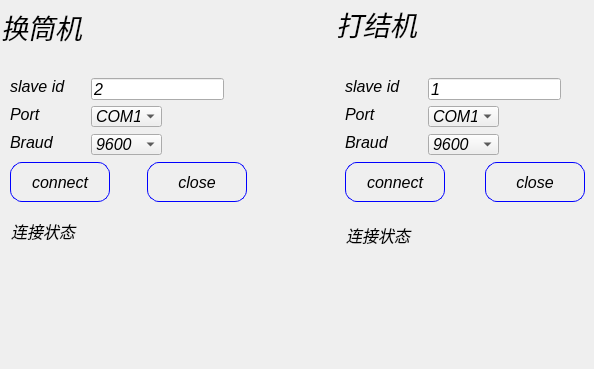
<?xml version="1.0" encoding="UTF-8"?>
<ui version="4.0">
 <class>Dialog_Modbus_Rtu</class>
 <widget class="QDialog" name="Dialog_Modbus_Rtu">
  <property name="enabled">
   <bool>true</bool>
  </property>
  <property name="geometry">
   <rect>
    <x>0</x>
    <y>0</y>
    <width>594</width>
    <height>369</height>
   </rect>
  </property>
  <property name="windowTitle">
   <string>Dialog</string>
  </property>
  <property name="styleSheet">
   <string notr="true">QDialog{   border-image: url(:/z/back3.jpg)}</string>
  </property>
  <widget class="QWidget" name="widget_2" native="true">
   <property name="geometry">
    <rect>
     <x>1</x>
     <y>-74</y>
     <width>251</width>
     <height>341</height>
    </rect>
   </property>
   <widget class="QPushButton" name="btn_close_rtu">
    <property name="geometry">
     <rect>
      <x>146</x>
      <y>236</y>
      <width>100</width>
      <height>40</height>
     </rect>
    </property>
    <property name="font">
     <font>
      <family>Arial</family>
      <pointsize>12</pointsize>
      <italic>true</italic>
     </font>
    </property>
    <property name="styleSheet">
     <string notr="true">QPushButton{
 background:transparent;
 color: rgb(0, 0, 0);
 border-style:outset;
 border:1px solid blue;
 border-radius:12px
}

QPushButton:hover{
 background-color: rgb(45, 104, 125);
 border-style: inset;
}

QPushButton:checked{ 
 background-color: rgb(6, 99, 130);
 color: blue;
}</string>
    </property>
    <property name="text">
     <string>close</string>
    </property>
   </widget>
   <widget class="QPushButton" name="btn_connect_rtu">
    <property name="geometry">
     <rect>
      <x>9</x>
      <y>236</y>
      <width>100</width>
      <height>40</height>
     </rect>
    </property>
    <property name="font">
     <font>
      <family>Arial</family>
      <pointsize>12</pointsize>
      <italic>true</italic>
     </font>
    </property>
    <property name="styleSheet">
     <string notr="true">QPushButton{
 background:transparent;
 color: rgb(0, 0, 0);
 border-style:outset;
 border:1px solid blue;
 border-radius:12px
}

QPushButton:hover{
 background-color: rgb(45, 104, 125);
 border-style: inset;
}

QPushButton:checked{ 
 background-color: rgb(6, 99, 130);
 color: blue;
}</string>
    </property>
    <property name="text">
     <string>connect</string>
    </property>
   </widget>
   <widget class="QLabel" name="label_braud_rtu">
    <property name="geometry">
     <rect>
      <x>9</x>
      <y>208</y>
      <width>51</width>
      <height>16</height>
     </rect>
    </property>
    <property name="font">
     <font>
      <family>Arial</family>
      <pointsize>12</pointsize>
      <italic>true</italic>
     </font>
    </property>
    <property name="styleSheet">
     <string notr="true">color: rgb(0, 0, 0);</string>
    </property>
    <property name="text">
     <string>Braud</string>
    </property>
   </widget>
   <widget class="QComboBox" name="comboBox_braudrate">
    <property name="geometry">
     <rect>
      <x>90</x>
      <y>208</y>
      <width>71</width>
      <height>21</height>
     </rect>
    </property>
    <property name="font">
     <font>
      <family>Arial</family>
      <pointsize>12</pointsize>
      <italic>true</italic>
     </font>
    </property>
    <item>
     <property name="text">
      <string>9600</string>
     </property>
    </item>
    <item>
     <property name="text">
      <string>115200</string>
     </property>
    </item>
    <item>
     <property name="text">
      <string>57600</string>
     </property>
    </item>
    <item>
     <property name="text">
      <string>38400</string>
     </property>
    </item>
    <item>
     <property name="text">
      <string>19200</string>
     </property>
    </item>
    <item>
     <property name="text">
      <string>4800</string>
     </property>
    </item>
    <item>
     <property name="text">
      <string>2400</string>
     </property>
    </item>
    <item>
     <property name="text">
      <string>1200</string>
     </property>
    </item>
    <item>
     <property name="text">
      <string/>
     </property>
    </item>
   </widget>
   <widget class="QLabel" name="label_portname">
    <property name="geometry">
     <rect>
      <x>9</x>
      <y>180</y>
      <width>41</width>
      <height>16</height>
     </rect>
    </property>
    <property name="font">
     <font>
      <family>Arial</family>
      <pointsize>12</pointsize>
      <italic>true</italic>
     </font>
    </property>
    <property name="styleSheet">
     <string notr="true">color: rgb(0, 0, 0);</string>
    </property>
    <property name="text">
     <string>Port</string>
    </property>
   </widget>
   <widget class="QComboBox" name="comboBox_portname">
    <property name="geometry">
     <rect>
      <x>90</x>
      <y>180</y>
      <width>71</width>
      <height>21</height>
     </rect>
    </property>
    <property name="font">
     <font>
      <family>Arial</family>
      <pointsize>12</pointsize>
      <italic>true</italic>
     </font>
    </property>
    <item>
     <property name="text">
      <string>COM1</string>
     </property>
    </item>
    <item>
     <property name="text">
      <string>COM2</string>
     </property>
    </item>
    <item>
     <property name="text">
      <string>COM3</string>
     </property>
    </item>
    <item>
     <property name="text">
      <string>COM4</string>
     </property>
    </item>
    <item>
     <property name="text">
      <string>COM5</string>
     </property>
    </item>
    <item>
     <property name="text">
      <string>COM6</string>
     </property>
    </item>
    <item>
     <property name="text">
      <string>COM7</string>
     </property>
    </item>
    <item>
     <property name="text">
      <string>COM8</string>
     </property>
    </item>
   </widget>
   <widget class="QLabel" name="label_status_rtu">
    <property name="geometry">
     <rect>
      <x>95</x>
      <y>292</y>
      <width>50</width>
      <height>30</height>
     </rect>
    </property>
    <property name="font">
     <font>
      <family>Arial</family>
      <pointsize>16</pointsize>
      <italic>true</italic>
     </font>
    </property>
    <property name="styleSheet">
     <string notr="true">color: rgb(85, 255, 0);</string>
    </property>
    <property name="text">
     <string/>
    </property>
    <property name="pixmap">
     <pixmap resource="../qrc/tupian/zz.qrc">:/z/link.png</pixmap>
    </property>
    <property name="scaledContents">
     <bool>true</bool>
    </property>
   </widget>
   <widget class="QLabel" name="label">
    <property name="geometry">
     <rect>
      <x>9</x>
      <y>152</y>
      <width>61</width>
      <height>16</height>
     </rect>
    </property>
    <property name="font">
     <font>
      <family>Arial</family>
      <pointsize>12</pointsize>
      <italic>true</italic>
     </font>
    </property>
    <property name="styleSheet">
     <string notr="true">color: rgb(0, 0, 0);</string>
    </property>
    <property name="text">
     <string>slave id</string>
    </property>
   </widget>
   <widget class="QLineEdit" name="lineEdit_sklave_id_Rtu">
    <property name="geometry">
     <rect>
      <x>90</x>
      <y>152</y>
      <width>133</width>
      <height>22</height>
     </rect>
    </property>
    <property name="font">
     <font>
      <family>Arial</family>
      <pointsize>12</pointsize>
      <italic>true</italic>
     </font>
    </property>
    <property name="text">
     <string>2</string>
    </property>
   </widget>
   <widget class="QLabel" name="label_3">
    <property name="geometry">
     <rect>
      <x>0</x>
      <y>80</y>
      <width>91</width>
      <height>41</height>
     </rect>
    </property>
    <property name="font">
     <font>
      <family>Arial</family>
      <pointsize>20</pointsize>
      <italic>true</italic>
     </font>
    </property>
    <property name="styleSheet">
     <string notr="true">color: rgb(0, 0, 0);</string>
    </property>
    <property name="text">
     <string>换筒机</string>
    </property>
   </widget>
   <widget class="QLabel" name="label_5">
    <property name="geometry">
     <rect>
      <x>10</x>
      <y>294</y>
      <width>71</width>
      <height>21</height>
     </rect>
    </property>
    <property name="font">
     <font>
      <family>Arial</family>
      <pointsize>12</pointsize>
      <italic>true</italic>
     </font>
    </property>
    <property name="text">
     <string>连接状态</string>
    </property>
   </widget>
  </widget>
  <widget class="QWidget" name="widget_3" native="true">
   <property name="geometry">
    <rect>
     <x>336</x>
     <y>-74</y>
     <width>251</width>
     <height>341</height>
    </rect>
   </property>
   <widget class="QPushButton" name="btn_close_rtu_2">
    <property name="geometry">
     <rect>
      <x>149</x>
      <y>236</y>
      <width>100</width>
      <height>40</height>
     </rect>
    </property>
    <property name="font">
     <font>
      <family>Arial</family>
      <pointsize>12</pointsize>
      <italic>true</italic>
     </font>
    </property>
    <property name="styleSheet">
     <string notr="true">QPushButton{
 background:transparent;
 color: rgb(0, 0, 0);
 border-style:outset;
 border:1px solid blue;
 border-radius:12px
}

QPushButton:hover{
 background-color: rgb(45, 104, 125);
 border-style: inset;
}

QPushButton:checked{ 
 background-color: rgb(6, 99, 130);
 color: blue;
}</string>
    </property>
    <property name="text">
     <string>close</string>
    </property>
   </widget>
   <widget class="QPushButton" name="btn_connect_rtu_2">
    <property name="geometry">
     <rect>
      <x>9</x>
      <y>236</y>
      <width>100</width>
      <height>40</height>
     </rect>
    </property>
    <property name="font">
     <font>
      <family>Arial</family>
      <pointsize>12</pointsize>
      <italic>true</italic>
     </font>
    </property>
    <property name="styleSheet">
     <string notr="true">QPushButton{
 background:transparent;
 color: rgb(0, 0, 0);
 border-style:outset;
 border:1px solid blue;
 border-radius:12px
}

QPushButton:hover{
 background-color: rgb(45, 104, 125);
 border-style: inset;
}

QPushButton:checked{ 
 background-color: rgb(6, 99, 130);
 color: blue;
}</string>
    </property>
    <property name="text">
     <string>connect</string>
    </property>
   </widget>
   <widget class="QLabel" name="label_braud_rtu_2">
    <property name="geometry">
     <rect>
      <x>9</x>
      <y>208</y>
      <width>51</width>
      <height>16</height>
     </rect>
    </property>
    <property name="font">
     <font>
      <family>Arial</family>
      <pointsize>12</pointsize>
      <italic>true</italic>
     </font>
    </property>
    <property name="styleSheet">
     <string notr="true">color: rgb(0, 0, 0);</string>
    </property>
    <property name="text">
     <string>Braud</string>
    </property>
   </widget>
   <widget class="QComboBox" name="comboBox_braudrate_2">
    <property name="geometry">
     <rect>
      <x>92</x>
      <y>208</y>
      <width>71</width>
      <height>21</height>
     </rect>
    </property>
    <property name="font">
     <font>
      <family>Arial</family>
      <pointsize>12</pointsize>
      <italic>true</italic>
     </font>
    </property>
    <item>
     <property name="text">
      <string>9600</string>
     </property>
    </item>
    <item>
     <property name="text">
      <string>115200</string>
     </property>
    </item>
    <item>
     <property name="text">
      <string>57600</string>
     </property>
    </item>
    <item>
     <property name="text">
      <string>38400</string>
     </property>
    </item>
    <item>
     <property name="text">
      <string>19200</string>
     </property>
    </item>
    <item>
     <property name="text">
      <string>4800</string>
     </property>
    </item>
    <item>
     <property name="text">
      <string>2400</string>
     </property>
    </item>
    <item>
     <property name="text">
      <string>1200</string>
     </property>
    </item>
    <item>
     <property name="text">
      <string/>
     </property>
    </item>
   </widget>
   <widget class="QLabel" name="label_portname_2">
    <property name="geometry">
     <rect>
      <x>9</x>
      <y>180</y>
      <width>41</width>
      <height>16</height>
     </rect>
    </property>
    <property name="font">
     <font>
      <family>Arial</family>
      <pointsize>12</pointsize>
      <italic>true</italic>
     </font>
    </property>
    <property name="styleSheet">
     <string notr="true">color: rgb(0, 0, 0);</string>
    </property>
    <property name="text">
     <string>Port</string>
    </property>
   </widget>
   <widget class="QComboBox" name="comboBox_portname_2">
    <property name="geometry">
     <rect>
      <x>92</x>
      <y>180</y>
      <width>71</width>
      <height>21</height>
     </rect>
    </property>
    <property name="font">
     <font>
      <family>Arial</family>
      <pointsize>12</pointsize>
      <italic>true</italic>
     </font>
    </property>
    <item>
     <property name="text">
      <string>COM1</string>
     </property>
    </item>
    <item>
     <property name="text">
      <string>COM2</string>
     </property>
    </item>
    <item>
     <property name="text">
      <string>COM3</string>
     </property>
    </item>
    <item>
     <property name="text">
      <string>COM4</string>
     </property>
    </item>
    <item>
     <property name="text">
      <string>COM5</string>
     </property>
    </item>
    <item>
     <property name="text">
      <string>COM6</string>
     </property>
    </item>
    <item>
     <property name="text">
      <string>COM7</string>
     </property>
    </item>
    <item>
     <property name="text">
      <string>COM8</string>
     </property>
    </item>
   </widget>
   <widget class="QLabel" name="label_status_rtu_2">
    <property name="geometry">
     <rect>
      <x>100</x>
      <y>294</y>
      <width>50</width>
      <height>30</height>
     </rect>
    </property>
    <property name="font">
     <font>
      <family>Arial</family>
      <pointsize>16</pointsize>
      <italic>true</italic>
     </font>
    </property>
    <property name="styleSheet">
     <string notr="true">color: rgb(85, 255, 0);</string>
    </property>
    <property name="text">
     <string/>
    </property>
    <property name="pixmap">
     <pixmap resource="../qrc/tupian/zz.qrc">:/z/link.png</pixmap>
    </property>
    <property name="scaledContents">
     <bool>true</bool>
    </property>
   </widget>
   <widget class="QLabel" name="label_2">
    <property name="geometry">
     <rect>
      <x>9</x>
      <y>152</y>
      <width>61</width>
      <height>16</height>
     </rect>
    </property>
    <property name="font">
     <font>
      <family>Arial</family>
      <pointsize>12</pointsize>
      <italic>true</italic>
     </font>
    </property>
    <property name="styleSheet">
     <string notr="true">color: rgb(0, 0, 0);</string>
    </property>
    <property name="text">
     <string>slave id</string>
    </property>
   </widget>
   <widget class="QLineEdit" name="lineEdit_sklave_id_Rtu_2">
    <property name="geometry">
     <rect>
      <x>92</x>
      <y>152</y>
      <width>133</width>
      <height>22</height>
     </rect>
    </property>
    <property name="font">
     <font>
      <family>Arial</family>
      <pointsize>12</pointsize>
      <italic>true</italic>
     </font>
    </property>
    <property name="text">
     <string>1</string>
    </property>
   </widget>
   <widget class="QLabel" name="label_4">
    <property name="geometry">
     <rect>
      <x>0</x>
      <y>82</y>
      <width>91</width>
      <height>31</height>
     </rect>
    </property>
    <property name="font">
     <font>
      <family>Arial</family>
      <pointsize>20</pointsize>
      <italic>true</italic>
     </font>
    </property>
    <property name="styleSheet">
     <string notr="true">color: rgb(0, 0, 0);</string>
    </property>
    <property name="text">
     <string>打结机</string>
    </property>
   </widget>
   <widget class="QLabel" name="label_6">
    <property name="geometry">
     <rect>
      <x>10</x>
      <y>298</y>
      <width>71</width>
      <height>21</height>
     </rect>
    </property>
    <property name="font">
     <font>
      <family>Arial</family>
      <pointsize>12</pointsize>
      <italic>true</italic>
     </font>
    </property>
    <property name="text">
     <string>连接状态</string>
    </property>
   </widget>
  </widget>
 </widget>
 <resources>
  <include location="../qrc/tupian/zz.qrc"/>
 </resources>
 <connections/>
</ui>
